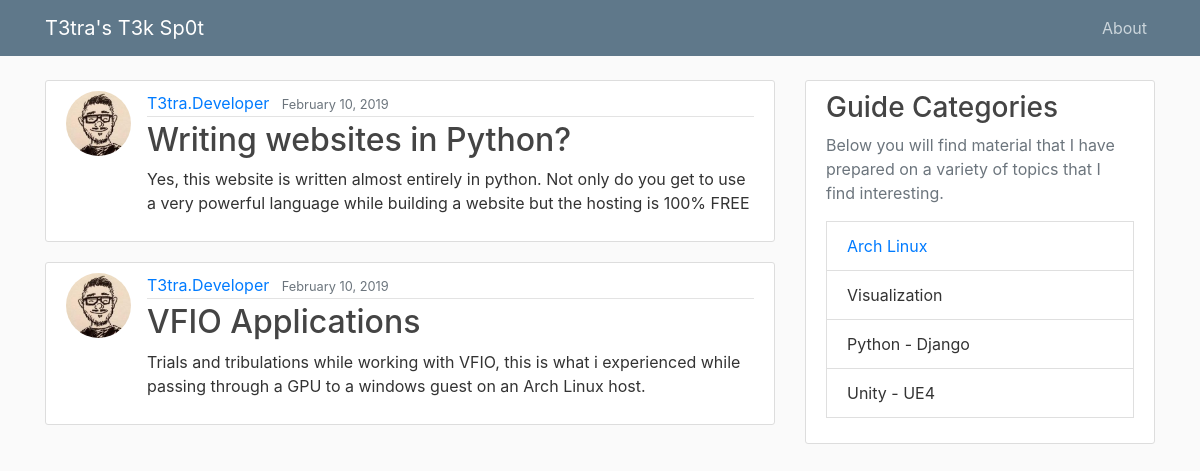
The page / on the database its author committed.
### blog/models.py (models this page shows, shortened)
class Post(models.Model):
	title = models.CharField(max_length=100)
	description = models.CharField(max_length=750)
	content = MarkupField(default_markup_type='html')
	date_posted = models.DateTimeField(default=timezone.now)
	author = models.ForeignKey(User, on_delete=models.CASCADE)

### users/models.py (models this page shows, shortened)
class Profile(models.Model):
    user = models.OneToOneField(User, on_delete=models.CASCADE)
    image = models.ImageField(default='default.jpg', upload_to='profile_pics')

### blog/views.py (the view)
# urls.py: path('', PostListView.as_view(), name='blog-home'),
class PostListView(ListView):
    model = Post
    fields = ['title', 'description']
    template_name = 'blog/home.html'
    context_object_name = 'posts'
    ordering = ['-date_posted']
    paginate_by = 5

### blog/templates/blog/home.html (shortened to what this page needs)
{% extends "blog/base.html" %}
{% block content %}
    {% for post in posts %}
        <article class="media content-section">
          <img class="rounded-circle article-img" src="{{ post.author.profile.image.url }}">
          <div class="media-body">
            <div class="article-metadata">
              <a class="mr-2" href="{% url 'user-post' post.author.username %}">{{ post.author }}</a>
              <small class="text-muted">{{ post.date_posted|date:"F d, Y" }}</small>
            </div>
            <h2><a class="article-title" href="{% url 'post-detail' post.id %}">{{ post.title }}</a></h2>
            <p class="article-content">{{ post.description }}</p>
          </div>
        </article>
    {% endfor %}
{% endblock content %}

### blog/static/blog/main.css (style rules this page uses)
body { background: #fafafa; color: #333333; margin-top: 5rem; }
h1, h2, h3, h4, h5, h6 { color: #444444; }
.content-section { background: #ffffff; padding: 10px 20px; border: 1px solid #dddddd; border-radius: 3px; margin-bottom: 20px; }
.article-title { color: #444444; }
.article-content { white-space: pre-line; }
.article-img { height: 65px; width: 65px; margin-right: 16px; }
.article-metadata { padding-bottom: 1px; margin-bottom: 4px; border-bottom: 1px solid #e3e3e3 }

### rows shown on the page
Post: author.profile.image (picture), author "T3tra.Developer", date_posted "February 10, 2019", title "Writing websites in Python?", description "Yes, this website is written almost entirely in python. Not only do you get to use a very powerful language while building a website but the hosting is 100% FREE"
Post: author.profile.image (picture), author "T3tra.Developer", date_posted "February 10, 2019", title "VFIO Applications", description "Trials and tribulations while working with VFIO, this is what i experienced while passing through a GPU to a windows guest on an Arch Linux host."
